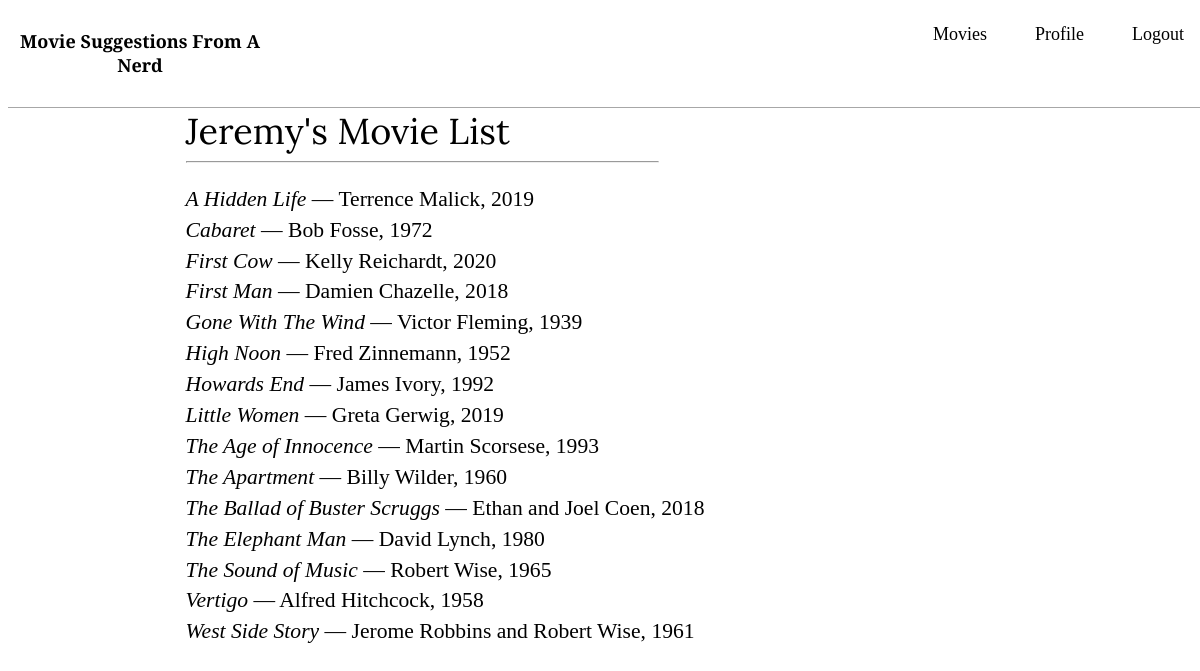
/ (signed in), run on the app's committed database.
### tables this page shows
CREATE TABLE users (
id INTEGER, 
username TEXT NOT NULL, 
hash TEXT NOT NULL, 
PRIMARY KEY(id)
    );

CREATE TABLE 'movies' (
id INTEGER, 'title'  text NOT NULL  , 'year'  INTEGER NOT NULL  , 'genre1'  text NOT NULL  , 'genre2'  text NOT NULL  , 'genre3'  text NOT NULL  , 'runtime'  INTEGER NOT NULL  , 'foreign'  text NOT NULL  , 'artistic'  text NOT NULL  , 'rating'  text NOT NULL  , 'director'  text NOT NULL  ,
PRIMARY KEY(id)
);

### application.py (the view)
@app.route("/", methods =["GET", "POST"])
@login_required
def index():
    if request.method == "POST":
        user = db.execute("SELECT id, username FROM users WHERE id == ?", session["user_id"])
        username = user[0]["username"]
        user_id = user[0]["id"]
        recommendations = session["recommendations"]
        for recommendation in recommendations:
            recommendation_id = db.execute("SELECT id FROM movies WHERE title = ? AND director = ? AND year = ?", recommendation["title"], recommendation["director"], recommendation["year"])[0]["id"]
            db.execute("INSERT INTO recommended_movies (movie_id, user_id) VALUES (?, ?)", recommendation_id, user_id)
        user_movies = db.execute("SELECT title, director, year FROM movies JOIN recommended_movies ON movies.id = recommended_movies.movie_id WHERE recommended_movies.user_id = ? ORDER BY title", user_id)
        return render_template("index.html", username=username, user_movies=user_movies)
    else:
        session["recommendations"] = []
        user = db.execute("SELECT id, username FROM users WHERE id == ?", session["user_id"])
        username = user[0]["username"]
        user_id = user[0]["id"]
        user_movies = db.execute("SELECT title, director, year FROM movies JOIN recommended_movies ON movies.id = recommended_movies.movie_id WHERE recommended_movies.user_id = ? ORDER BY title", user_id)
        return render_template("index.html", username=username, user_movies=user_movies)

### application.py (called while the page is built)
def login_required(f):
    @wraps(f)
    def decorated_function(*args, **kwargs):
        if session.get("user_id") is None:
            return redirect("/login")
        return f(*args, **kwargs)
    return decorated_function

@app.after_request
def after_request(response):
    response.headers["Cache-Control"] = "no-cache, no-store, must-revalidate"
    response.headers["Expires"] = 0
    response.headers["Pragma"] = "no-cache"
    return response

### templates/index.html (shortened to what this page needs)
{% extends "layout.html" %}
{% block main %}
    <p class = "surveyheader"> {{ username }}'s Movie List </h1>
    <hr class = "surveyunderline">
    {% for movie in user_movies %}
        <p class = "movielist"> <i>{{ movie.title }}</i> — {{ movie.director }}, {{ movie.year }}</p>
    {% endfor %}
{% endblock %}

### static/styles.css (style rules this page uses)
.surveyheader { font-size: 3vw; font-family: 'Lora', serif; text-align: left; line-height: 3vw; padding: 0; margin-left: 15%; margin-bottom: 1%; }
.surveyunderline { color: black; border-width: 0.1vmax; margin: 0 45% 2% 15%; padding: 0; }
.movielist { font-family: 'Crimson Text', serif; font-size: 1.8vw; text-align: left; margin-left: 15%; margin-top: 0; margin-bottom: 0.5%; }

### data on the page
users: username "Jeremy"
movies: title "A Hidden Life", director "Terrence Malick", year "2019"
movies: title "Cabaret", director "Bob Fosse", year "1972"
movies: title "First Cow", director "Kelly Reichardt", year "2020"
movies: title "First Man", director "Damien Chazelle", year "2018"
movies: title "Gone With The Wind", director "Victor Fleming", year "1939"
movies: title "High Noon", director "Fred Zinnemann", year "1952"
movies: title "Howards End", director "James Ivory", year "1992"
movies: title "Little Women", director "Greta Gerwig", year "2019"
movies: title "The Age of Innocence", director "Martin Scorsese", year "1993"
movies: title "The Apartment", director "Billy Wilder", year "1960"
movies: title "The Ballad of Buster Scruggs", director "Ethan and Joel Coen", year "2018"
movies: title "The Elephant Man", director "David Lynch", year "1980"
movies: title "The Sound of Music", director "Robert Wise", year "1965"
movies: title "Vertigo", director "Alfred Hitchcock", year "1958"
movies: title "West Side Story", director "Jerome Robbins and Robert Wise", year "1961"
